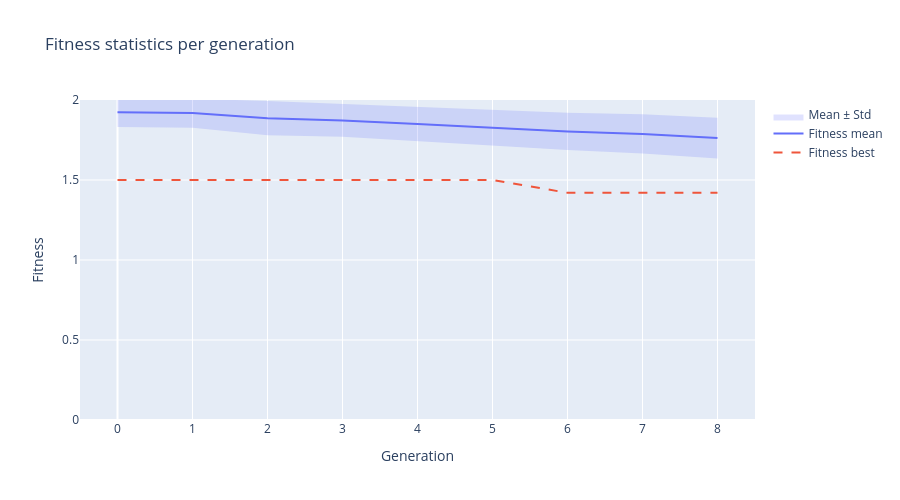

Notebook code cell kept with this figure:
### Code cell
get_fitness_per_df(data, y_min=0)

### Figure 1 — Plotly figure (JSON) as saved in the notebook; plotly's stock layout.template omitted (floating-point values rounded to 4 significant figures)
{"data": [{"fill": "toself", "fillcolor": "rgba(99, 110, 250, 0.2)", "hoverinfo": "skip", "line": {"color": "rgba(255,255,255,0)"}, "name": "Mean ± Std", "type": "scatter", "x": [0, 1, 2, 3, 4, 5, 6, 7, 8, 8, 7, 6, 5, 4, 3, 2, 1, 0], "y": [2.016, 2.009, 1.993, 1.975, 1.954, 1.94, 1.92, 1.911, 1.89, 1.635, 1.666, 1.687, 1.715, 1.746, 1.77, 1.78, 1.827, 1.831]}, {"line": {"color": "rgba(99, 110, 250, 1.0)", "width": 2}, "mode": "lines", "name": "Fitness mean", "type": "scatter", "x": [0, 1, 2, 3, 4, 5, 6, 7, 8], "y": [1.923, 1.918, 1.887, 1.872, 1.85, 1.827, 1.803, 1.788, 1.762]}, {"line": {"color": "rgba(239, 85, 59, 1.0)", "dash": "dash", "width": 2}, "mode": "lines", "name": "Fitness best", "type": "scatter", "x": [0, 1, 2, 3, 4, 5, 6, 7, 8], "y": [1.5, 1.5, 1.5, 1.5, 1.5, 1.5, 1.42, 1.42, 1.42]}], "layout": {"height": 500, "hovermode": "x unified", "title": {"text": "Fitness statistics per generation"}, "width": 900, "xaxis": {"title": {"text": "Generation"}}, "yaxis": {"range": [0, 2], "title": {"text": "Fitness"}}}}
